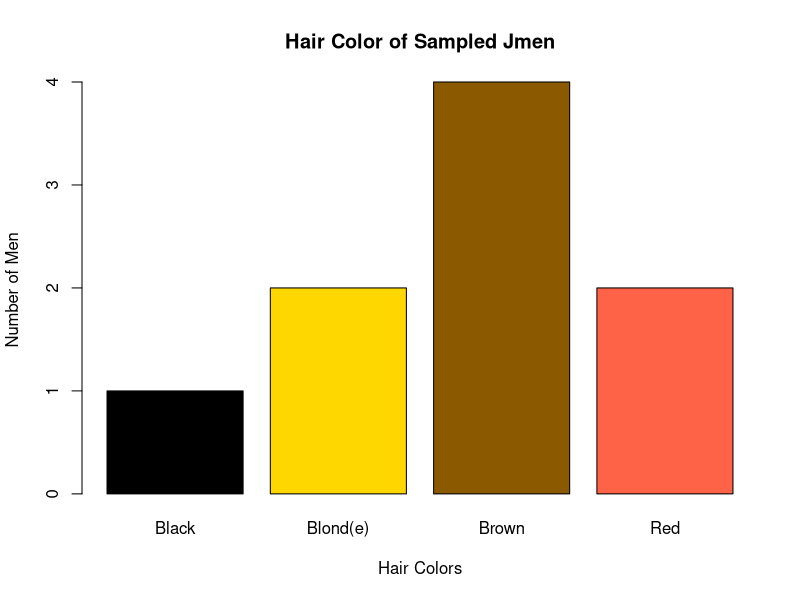

Source code (R):
## ---- chunk 1
knitr::opts_chunk$set(echo = TRUE)
## ---- chunk 2
jmen <- read.table("jmen.txt", header = TRUE)
## ---- chunk 3
barplot(table(jmen$Hair), col = c ("black", "gold", "orange4", "tomato"), main = "Hair Color of Sampled Jmen", xlab = "Hair Colors", ylab = "Number of Men", names.arg = c ("Black", "Blond(e)", "Brown", "Red"))
